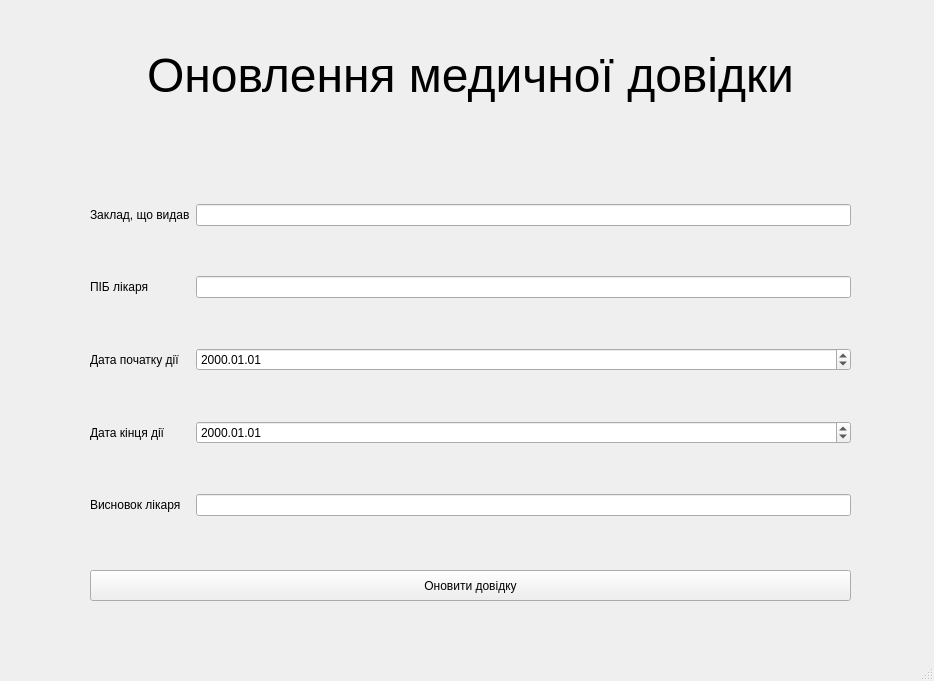
<?xml version="1.0" encoding="UTF-8"?>
<ui version="4.0">
 <class>ResetMedicalDataWindow</class>
 <widget class="QMainWindow" name="ResetMedicalDataWindow">
  <property name="geometry">
   <rect>
    <x>0</x>
    <y>0</y>
    <width>934</width>
    <height>681</height>
   </rect>
  </property>
  <property name="windowTitle">
   <string>MainWindow</string>
  </property>
  <widget class="QWidget" name="centralwidget">
   <widget class="QPushButton" name="applyPushButton">
    <property name="geometry">
     <rect>
      <x>90</x>
      <y>570</y>
      <width>761</width>
      <height>31</height>
     </rect>
    </property>
    <property name="text">
     <string>Оновити довідку</string>
    </property>
   </widget>
   <widget class="QLabel" name="label">
    <property name="geometry">
     <rect>
      <x>90</x>
      <y>0</y>
      <width>761</width>
      <height>151</height>
     </rect>
    </property>
    <property name="text">
     <string>&lt;html&gt;&lt;head/&gt;&lt;body&gt;&lt;p align=&quot;center&quot;&gt;&lt;span style=&quot; font-size:36pt;&quot;&gt;Оновлення медичної довідки&lt;/span&gt;&lt;/p&gt;&lt;/body&gt;&lt;/html&gt;</string>
    </property>
   </widget>
   <widget class="QWidget" name="layoutWidget_5">
    <property name="geometry">
     <rect>
      <x>90</x>
      <y>160</y>
      <width>761</width>
      <height>401</height>
     </rect>
    </property>
    <layout class="QGridLayout" name="gridLayout">
     <item row="1" column="0">
      <widget class="QLabel" name="doctor">
       <property name="text">
        <string>ПІБ лікаря</string>
       </property>
      </widget>
     </item>
     <item row="3" column="0">
      <widget class="QLabel" name="enddate">
       <property name="text">
        <string>Дата кінця дії</string>
       </property>
      </widget>
     </item>
     <item row="2" column="0">
      <widget class="QLabel" name="startdate">
       <property name="text">
        <string>Дата початку дії</string>
       </property>
      </widget>
     </item>
     <item row="2" column="2">
      <widget class="QDateEdit" name="startDateEdit">
       <property name="displayFormat">
        <string>yyyy.MM.dd</string>
       </property>
      </widget>
     </item>
     <item row="1" column="2">
      <widget class="QLineEdit" name="doctorLineEdit"/>
     </item>
     <item row="4" column="0">
      <widget class="QLabel" name="decision">
       <property name="text">
        <string>Висновок лікаря</string>
       </property>
      </widget>
     </item>
     <item row="0" column="0">
      <widget class="QLabel" name="institution">
       <property name="text">
        <string>Заклад, що видав</string>
       </property>
      </widget>
     </item>
     <item row="4" column="2">
      <widget class="QLineEdit" name="decisionLineEdit"/>
     </item>
     <item row="0" column="2">
      <widget class="QLineEdit" name="institutionLineEdit"/>
     </item>
     <item row="3" column="2">
      <widget class="QDateEdit" name="endDateEdit">
       <property name="displayFormat">
        <string>yyyy.MM.dd</string>
       </property>
      </widget>
     </item>
    </layout>
   </widget>
  </widget>
  <widget class="QMenuBar" name="menubar">
   <property name="geometry">
    <rect>
     <x>0</x>
     <y>0</y>
     <width>934</width>
     <height>21</height>
    </rect>
   </property>
  </widget>
  <widget class="QStatusBar" name="statusbar"/>
 </widget>
 <resources/>
 <connections/>
</ui>
